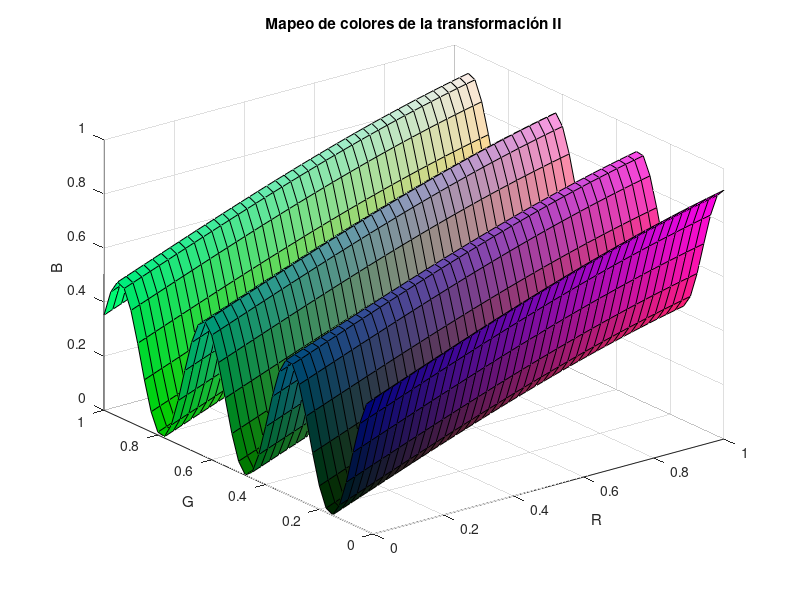
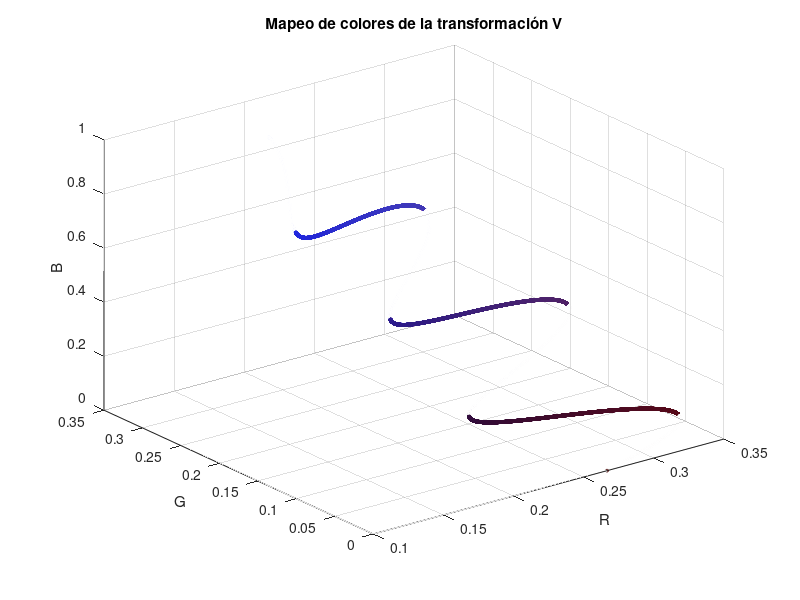

Recreate these plots in MATLAB, in order.
%% Grafica de la transformación 1 (escala 1)

duration = 1;
r = 1;

B = linspace(0, duration, (duration)*100000);
R = (r.*cos(B.*500)+1)./2;
G = (r.*sin(B.*500)+1)./2;

map = [R' G' B'];


figure, scatter3(map(:,1), map(:,2), map(:,3), 4, map);
title('Mapeo de colores de la transformación I');
xlabel('R')
ylabel('G')
zlabel('B')


%% Gráfica de la transformación 2 (escala 2)

[R2, G2] = meshgrid(0:0.025:1);
B2 = (sin(R2) + cos(G2.*10).^2)./2;

CO(:,:,1) = R2;
CO(:,:,2) = G2;
CO(:,:,3) = B2;


s = surf(R2, G2, B2, CO)
title('Mapeo de colores de la transformación II');
xlabel('R')
ylabel('G')
zlabel('B')

%% Gráfica de la transformación 5 (escala 5)

duration = 1;
B = linspace(0, duration, (duration)*100000);
a = 0.2;
b = 0.8;
c = 20.0;

R = (a*sin(c*B)+b).*cos(B)./3;
G = (a*sin(c*B)+b).*sin(B)./3;

map = [R' G' B'];


figure, scatter3(map(:,1), map(:,2), map(:,3), 4, map);
title('Mapeo de colores de la transformación V');
xlabel('R')
ylabel('G')
zlabel('B')


